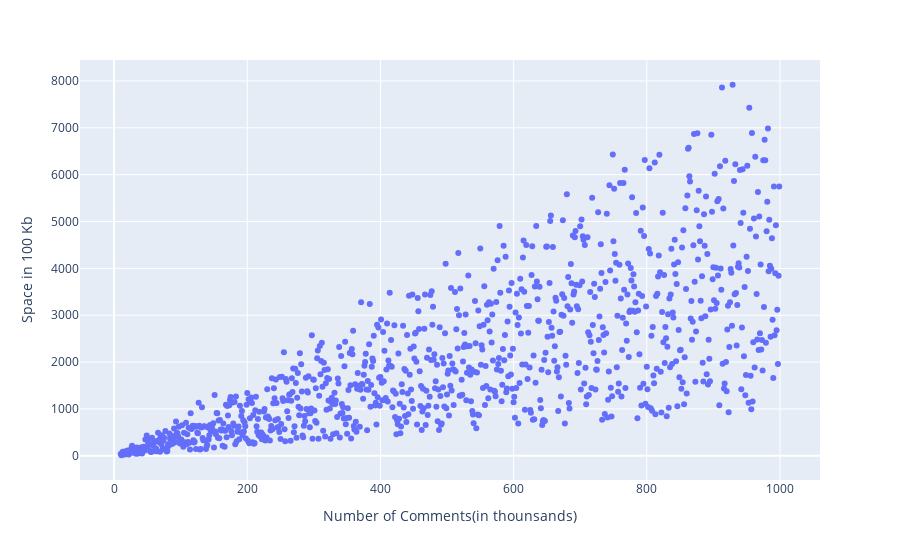

The notebook cell this image was saved under:
### Code cell
import plotly.express as px

df = pd.read_csv("Space_Complexity_Analysis.csv")
fig = px.scatter(df, x="Number of Comments(in thounsands)", y="Space in 100 Kb")
fig.show()

### Figure 1 — Plotly figure (JSON) as saved in the notebook; plotly's stock layout.template omitted (floating-point values rounded to 4 significant figures; data arrays with more than 128 entries replaced by an {"elided": "..."} marker saying what was removed)
{"data": [{"hovertemplate": "Number of Comments(in thounsands)=%{x}<br>Space in 100 Kb=%{y}<extra></extra>", "legendgroup": "", "marker": {"color": "#636efa", "symbol": "circle"}, "mode": "markers", "name": "", "orientation": "v", "showlegend": false, "type": "scatter", "x": {"elided": "990 int values"}, "xaxis": "x", "y": {"elided": "990 int values"}, "yaxis": "y"}], "layout": {"legend": {"tracegroupgap": 0}, "margin": {"t": 60}, "xaxis": {"anchor": "y", "domain": [0, 1], "title": {"text": "Number of Comments(in thounsands)"}}, "yaxis": {"anchor": "x", "domain": [0, 1], "title": {"text": "Space in 100 Kb"}}}}
